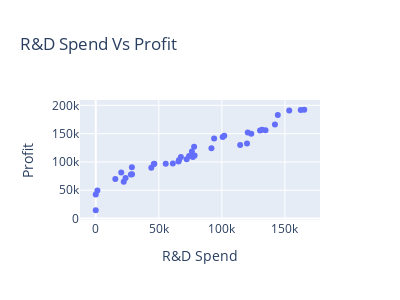
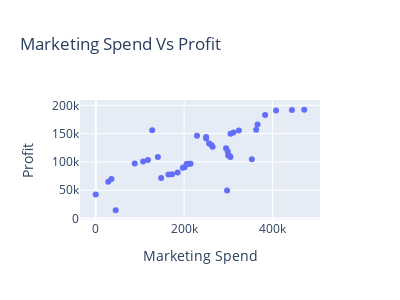

Notebook source saved alongside these figures, in order:
### Code cell
fig1= px.scatter(train_set, x="R&D Spend", y="Profit", title="R&D Spend Vs Profit ", width=400, height=300)
fig2= px.scatter(train_set, x="Marketing Spend", y="Profit", title="Marketing Spend Vs Profit ", width=400, height=300)
fig1.show() ,fig2.show()

### Figure 1 — Plotly figure (JSON) as saved in the notebook; plotly's stock layout.template omitted (floating-point values rounded to 4 significant figures)
{"data": [{"hovertemplate": "R&D Spend=%{x}<br>Profit=%{y}<extra></extra>", "legendgroup": "", "marker": {"color": "#636efa", "symbol": "circle"}, "mode": "markers", "name": "", "orientation": "v", "showlegend": false, "type": "scatter", "x": [93860.0, 142100.0, 44070.0, 120500.0, 144400.0, 134600.0, 27890.0, 1315.0, 0, 114500.0, 123300.0, 78010.0, 77040.0, 46430.0, 61140.0, 165300.0, 22180.0, 72110.0, 55490.0, 131900.0, 65610.0, 100700.0, 28660.0, 162600.0, 78390.0, 153400.0, 15510.0, 46010.0, 67530.0, 28750.0, 101900.0, 73990.0, 91750.0, 0, 76250.0, 130300.0, 23640.0, 119900.0, 66050.0, 20230.0], "xaxis": "x", "y": [141600.0, 166200.0, 89950.0, 152200.0, 182900.0, 156100.0, 77800.0, 49490.0, 42560.0, 129900.0, 149800.0, 127000.0, 108600.0, 96710.0, 97480.0, 192300.0, 65200.0, 105000.0, 96780.0, 157000.0, 101000.0, 144300.0, 90710.0, 191800.0, 111300.0, 191100.0, 69760.0, 96480.0, 108700.0, 78240.0, 146100.0, 110400.0, 124300.0, 14680.0, 118500.0, 155800.0, 71500.0, 132600.0, 103300.0, 81230.0], "yaxis": "y"}], "layout": {"height": 300, "legend": {"tracegroupgap": 0}, "title": {"text": "R&D Spend Vs Profit "}, "width": 400, "xaxis": {"anchor": "y", "domain": [0, 1], "title": {"text": "R&D Spend"}}, "yaxis": {"anchor": "x", "domain": [0, 1], "title": {"text": "Profit"}}}}

### Figure 2 — Plotly figure (JSON) as saved in the notebook; plotly's stock layout.template omitted (floating-point values rounded to 4 significant figures)
{"data": [{"hovertemplate": "Marketing Spend=%{x}<br>Profit=%{y}<extra></extra>", "legendgroup": "", "marker": {"color": "#636efa", "symbol": "circle"}, "mode": "markers", "name": "", "orientation": "v", "showlegend": false, "type": "scatter", "x": [249800.0, 366200.0, 197000.0, 311600.0, 383200.0, 127700.0, 164500.0, 297100.0, 0, 261800.0, 305000.0, 264300.0, 140600.0, 210800.0, 88220.0, 471800.0, 28330.0, 353200.0, 214600.0, 362900.0, 107100.0, 249700.0, 201100.0, 443900.0, 299700.0, 407900.0, 35530.0, 205500.0, 304800.0, 172800.0, 229200.0, 303300.0, 294900.0, 45170.0, 298700.0, 323900.0, 148000.0, 256500.0, 118100.0, 185300.0], "xaxis": "x", "y": [141600.0, 166200.0, 89950.0, 152200.0, 182900.0, 156100.0, 77800.0, 49490.0, 42560.0, 129900.0, 149800.0, 127000.0, 108600.0, 96710.0, 97480.0, 192300.0, 65200.0, 105000.0, 96780.0, 157000.0, 101000.0, 144300.0, 90710.0, 191800.0, 111300.0, 191100.0, 69760.0, 96480.0, 108700.0, 78240.0, 146100.0, 110400.0, 124300.0, 14680.0, 118500.0, 155800.0, 71500.0, 132600.0, 103300.0, 81230.0], "yaxis": "y"}], "layout": {"height": 300, "legend": {"tracegroupgap": 0}, "title": {"text": "Marketing Spend Vs Profit "}, "width": 400, "xaxis": {"anchor": "y", "domain": [0, 1], "title": {"text": "Marketing Spend"}}, "yaxis": {"anchor": "x", "domain": [0, 1], "title": {"text": "Profit"}}}}
